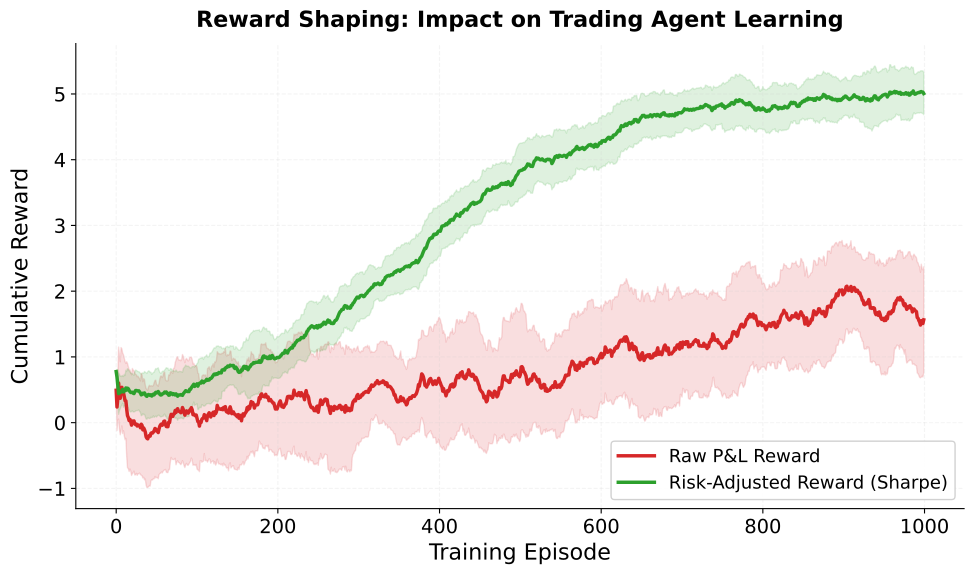

Write the Python code that produced this figure.
"""Reward Shaping: Impact on Trading Agent Learning -- line chart with confidence bands."""
import matplotlib.pyplot as plt
import numpy as np
import pandas as pd
import os
from pathlib import Path
import sys
sys.path.insert(0, str(Path(__file__).resolve().parents[3] / 'templates'))
from chart_style import apply_style, COLORS, MLPURPLE, MLBLUE, MLORANGE, MLGREEN, MLRED, MLLAVENDER
apply_style()


np.random.seed(42)
episodes = np.arange(1000)

# Raw P&L reward: slow, noisy convergence
raw_base = 2.0 / (1 + np.exp(-0.005 * (episodes - 600)))
raw_noise = np.random.normal(0, 0.8, 1000)
raw_returns = raw_base + raw_noise

# Risk-adjusted (Sharpe-like): faster, smoother convergence
adj_base = 5.0 / (1 + np.exp(-0.008 * (episodes - 350)))
adj_noise = np.random.normal(0, 0.35, 1000)
adj_returns = adj_base + adj_noise

# Smooth with rolling window of 30
window = 30
raw_smooth = pd.Series(raw_returns).rolling(window, min_periods=1).mean().values
adj_smooth = pd.Series(adj_returns).rolling(window, min_periods=1).mean().values
raw_std = pd.Series(raw_returns).rolling(window, min_periods=1).std().fillna(0).values
adj_std = pd.Series(adj_returns).rolling(window, min_periods=1).std().fillna(0).values

fig, ax = plt.subplots(figsize=(10, 6))

# Confidence bands
ax.fill_between(episodes, raw_smooth - raw_std, raw_smooth + raw_std,
                color=MLRED, alpha=0.15, zorder=1)
ax.fill_between(episodes, adj_smooth - adj_std, adj_smooth + adj_std,
                color=MLGREEN, alpha=0.15, zorder=1)

# Smoothed curves
ax.plot(episodes, raw_smooth, color=MLRED, linewidth=2.5, label='Raw P&L Reward', zorder=3)
ax.plot(episodes, adj_smooth, color=MLGREEN, linewidth=2.5,
        label='Risk-Adjusted Reward (Sharpe)', zorder=3)

ax.set_xlabel('Training Episode')
ax.set_ylabel('Cumulative Reward')
ax.set_title('Reward Shaping: Impact on Trading Agent Learning',
             fontsize=16, fontweight='bold', pad=12)

ax.spines['top'].set_visible(False)
ax.spines['right'].set_visible(False)
ax.legend(loc='lower right', framealpha=0.9)
ax.grid(alpha=0.2, zorder=0)

plt.tight_layout()
out = os.path.join(os.path.dirname(os.path.abspath(__file__)), 'chart.pdf')
plt.savefig(out, bbox_inches='tight', pad_inches=0.1, facecolor='white')
plt.close()
print(f'Saved: {out}')
